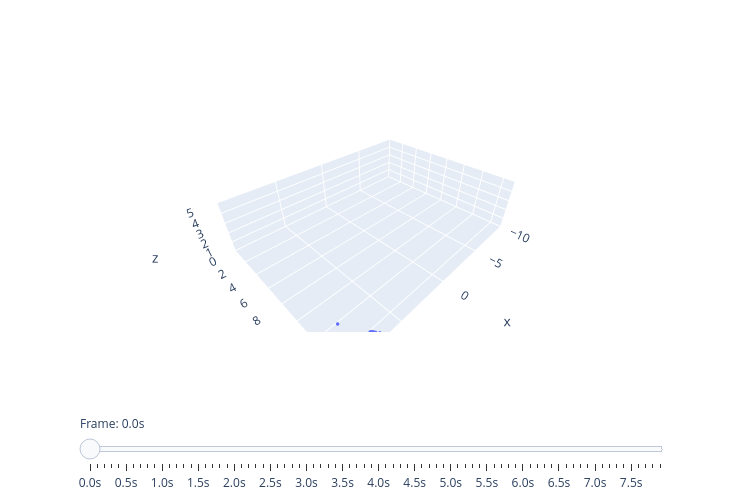

The code cell stored with this chart in its notebook:
### Code cell
processed_labeled_dataset = fill_in_frames(pull_data_with_labels(dataset,labels, label = 1))

plot_with_slider(processed_labeled_dataset)
